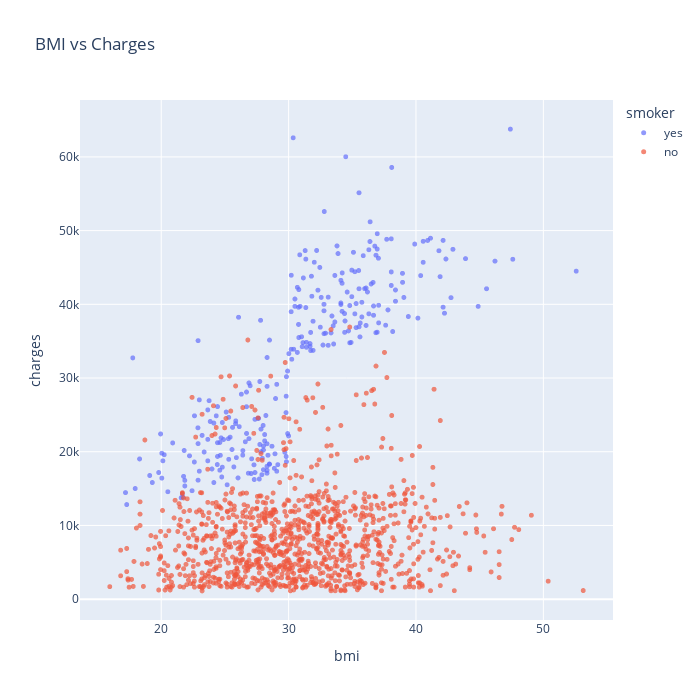

The notebook cell this image was saved under:
### Markdown cell above
### Relationship between BMI and Charges

### Code cell
fig = px.scatter(
    medic_df,
    x = 'bmi',
    y = 'charges',
    color = 'smoker',
    opacity= 0.7,
    hover_data=['sex'],
    title = 'BMI vs Charges',
    height=700,
    width=700
)
fig.update_traces(marker_size = 5)
fig.show()

### Figure 1 — Plotly figure (JSON) as saved in the notebook; plotly's stock layout.template omitted (floating-point values rounded to 4 significant figures; data arrays with more than 128 entries replaced by an {"elided": "..."} marker saying what was removed)
{"data": [{"customdata": {"elided": "274x1 str values"}, "hovertemplate": "smoker=yes<br>bmi=%{x}<br>charges=%{y}<br>sex=%{customdata[0]}<extra></extra>", "legendgroup": "yes", "marker": {"color": "#636efa", "opacity": 0.7, "size": 5, "symbol": "circle"}, "mode": "markers", "name": "yes", "showlegend": true, "type": "scattergl", "x": {"elided": "274 float values"}, "xaxis": "x", "y": {"elided": "274 float values"}, "yaxis": "y"}, {"customdata": {"elided": "1064x1 str values"}, "hovertemplate": "smoker=no<br>bmi=%{x}<br>charges=%{y}<br>sex=%{customdata[0]}<extra></extra>", "legendgroup": "no", "marker": {"color": "#EF553B", "opacity": 0.7, "size": 5, "symbol": "circle"}, "mode": "markers", "name": "no", "showlegend": true, "type": "scattergl", "x": {"elided": "1064 float values"}, "xaxis": "x", "y": {"elided": "1064 float values"}, "yaxis": "y"}], "layout": {"height": 700, "legend": {"title": {"text": "smoker"}, "tracegroupgap": 0}, "title": {"text": "BMI vs Charges"}, "width": 700, "xaxis": {"anchor": "y", "domain": [0, 1], "title": {"text": "bmi"}}, "yaxis": {"anchor": "x", "domain": [0, 1], "title": {"text": "charges"}}}}
